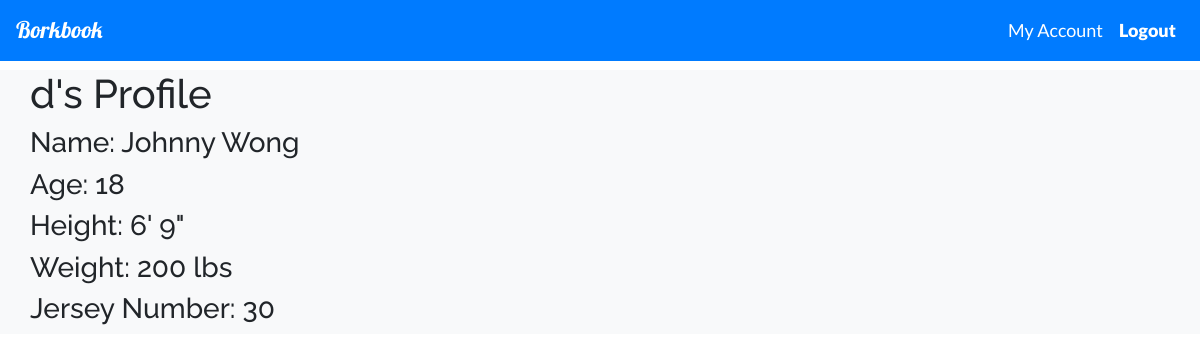
The page /account (signed in) on the database as committed earlier.
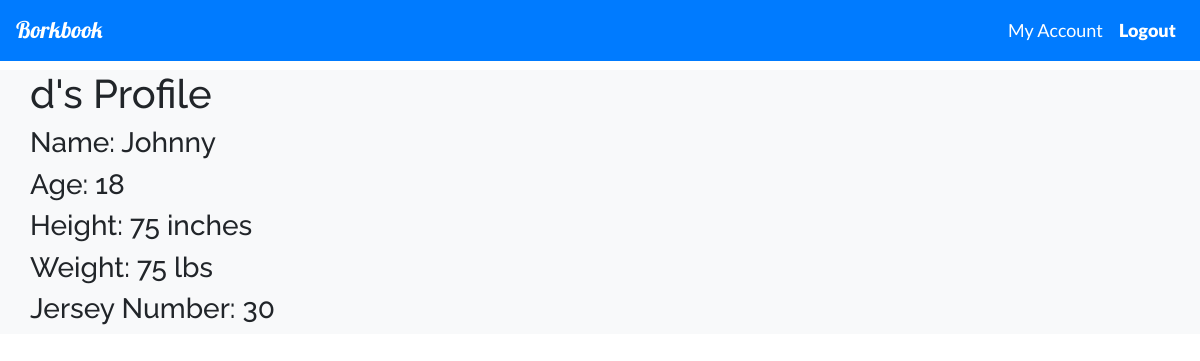
The same page on the database as committed later.
### tables this page shows
CREATE TABLE users(username TEXT PRIMARY KEY, password TEXT, team_ids TEXT, player_name TEXT, player_age INT, player_height INT, player_weight INT, player_jersey INT);

### __init__.py (the view)
@app.route('/account', methods=['GET'])
def account():
    if 'username' not in session:
        return redirect(url_for('landing'))
    username = session['username']
    userInfo = database.getUser(username)
    print(userInfo)
    name, age, height, weight, jersey = userInfo[3], userInfo[4], userInfo[5], userInfo[6], userInfo[7]
    return render_template('account.html', username = username, name = name, age = age, height = height, weight = weight, jersey = jersey)

### util/database.py (called while the page is built)
def getUser(inputusername):
    db = sqlite3.connect(DB_FILE)
    c = db.cursor()
    c.execute("SELECT username, password, team_ids, player_name, player_age, player_height, player_weight, player_jersey FROM users WHERE username = ?", (inputusername,))
    selectedVal = c.fetchone()
    db.commit()
    db.close()
    return selectedVal

### templates/account.html (shortened to what this page needs)
{% extends "base.html" %}
{% block body %}
<div class="container-fluid bg-light mt-0">
    <div class="container">
        <div class="row">
          <h1> {{username}}'s Profile </h1>
        </div>
        <div class="row">
          <h3> Name: {{name}} <h3>
        </div>
        <div class="row">
          <h3> Age: {{age}} <h3>
        </div>
        <div class="row">
          <h3> Height: {{height}} <h3>
        </div>
        <div class="row">
          <h3> Weight: {{weight}} <h3>
        </div>
        <div class="row">
          <h3> Jersey Number: {{jersey}} <h3>
        </div>
    </div>
</div>
{% endblock %}

Rows that differ between the two databases and show on the page:
changed users: player_name "Johnny Wong" → "Johnny"; player_height "6' 9\"" → "75 inches"; player_weight "200 lbs" → "75 lbs"
